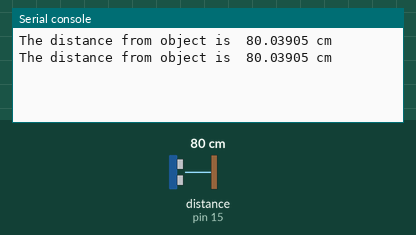
Simulated run of this program. Board: MicroPython board. Parts: the last lines printed to the serial console. The inputs (shaded band) are chosen by the test bench; at power-on: distance to the obstacle (sensor on pin 15) 80 cm. The echo pulse lasts 58.3 µs per cm.

Above: at 1.2 s.
1.3 s: distance to the obstacle (sensor on pin 15) set to 2 cm
At 2.4 s:
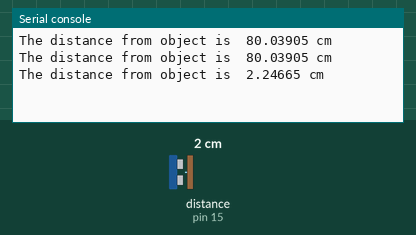
2.8 s: distance to the obstacle (sensor on pin 15) set to 4 cm
At 3.8 s:
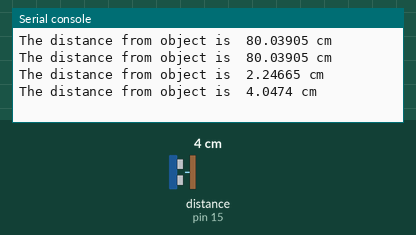
Timing chart, 0 to 5.8 s (numbered marks = the images above; inputs shaded):
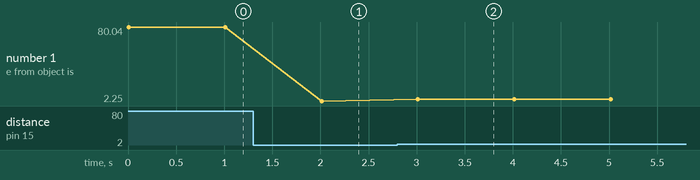

The program:

testing_rangefinder.py
```python
from machine import Pin
import utime

trigger = Pin(3, Pin.OUT)
echo = Pin(15, Pin.IN)

def ultra():
    trigger.low()
    utime.sleep_us(5)

    trigger.high()
    utime.sleep_us(5)
    trigger.low()

    while echo.value() == 0:
        signaloff = utime.ticks_us()

    while echo.value() == 1:
        signalon = utime.ticks_us()

    timepassed = signalon - signaloff

    distance = (timepassed * 0.0343) / 2
    print("The distance from object is ", distance, "cm")

while True:
   ultra()
   utime.sleep(1)
```

Measured:
- after the input at 1.3 s, the serial console: prints a new line after 0.71 s (image 1)
- after the input at 2.8 s, the serial console: prints a new line after 0.21 s (image 2)
- plotted number 1: 80.04 → 2.25 after the input at 1.3 s, 2.25 → 4.05 after the input at 2.8 s
